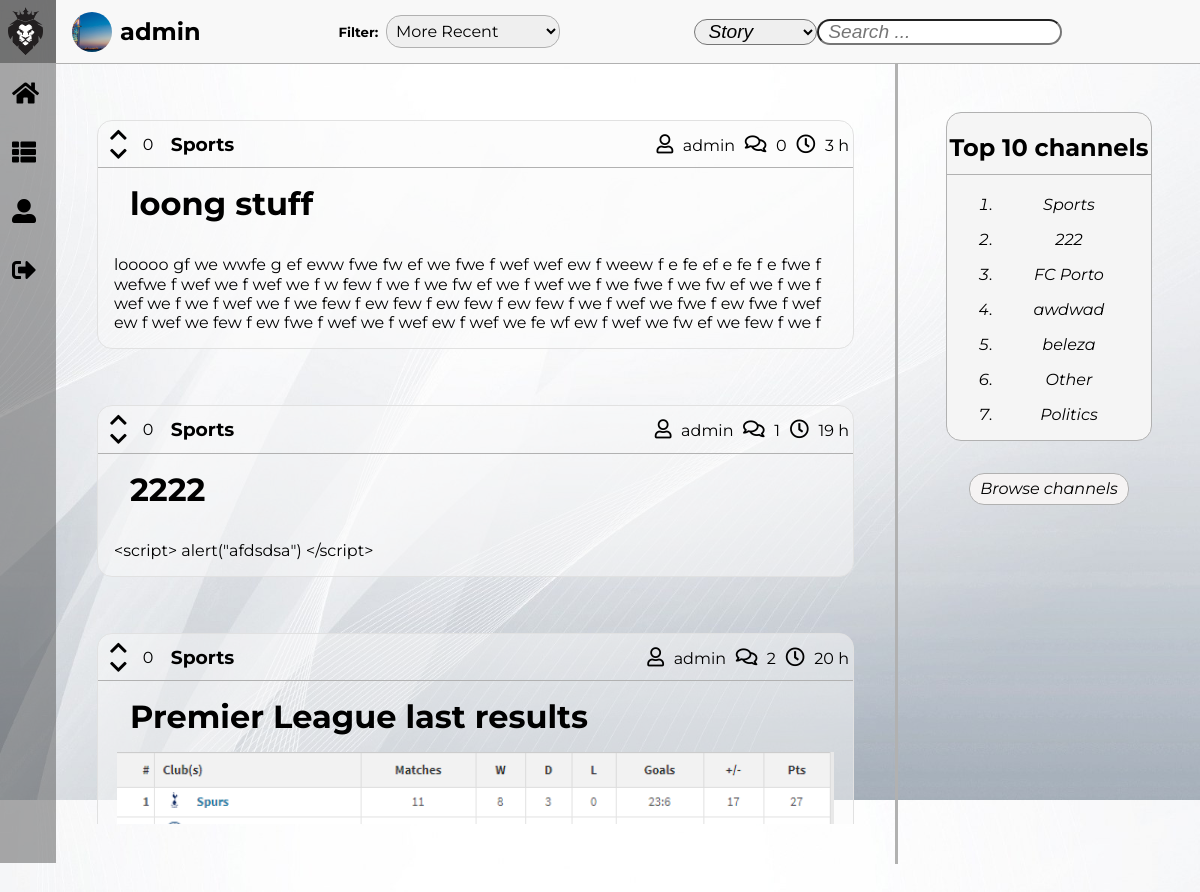
The app's page /pages/feed.php (signed in) with its own data.
### tables this page shows
CREATE TABLE Story(
    storyID INTEGER NOT NULL PRIMARY KEY,
    storyTitle TEXT NOT NULL,
    storyContent TEXT NOT NULL,
    storyPoints INTEGER,
    storyAuthor TEXT NOT NULL REFERENCES User(username),
    storyComments INTEGER NOT NULL,
    storyTime TEXT NOT NULL,
    channelName TEXT NOT NULL REFERENCES Channel(name)       
);

### pages/feed.php (called while the page is built, shortened)
<?php
    include_once('../includes/functions.php');
    include_once('../templates/tpl_common.php');
    include_once('../templates/tpl_stories.php');
    include_once('../templates/tpl_general_aside.php');
    include_once('../database/db_user.php');
    $username = $_SESSION['username'];
    $filter = isset($_GET['filter']) ? $_GET['filter'] : 2;
    $searchFilter = isset($_GET['searchFilter']) ? $_GET['searchFilter'] : 2;
    $stories = isset($_GET['search']) ? get_search_stories($filter, $searchFilter, $_GET['search']) : get_user_channel_stories($username, $filter);
    $storiesVotes = []; $votedStories = [];
    foreach($stories as $story) {
      $votes = get_story_votes($story['storyID']);
      $storiesVotes[$story['storyID']] = $votes == null ? 0 : $votes;
      $votedStories[$story['storyID']] = get_user_story_vote($username, $story['storyID']);
    }
    draw_stories(htmlentities_all($stories), htmlentities_all($storiesVotes), htmlentities_all($votedStories));
?>

### includes/functions.php (called while the page is built, shortened)
<?php function orderBy($value) {
    switch($value) {
    default:
        return 'storyID DESC';
    break;
    }
}
function data_converter($storyTime) {
    $newStoryTime = new DateTime(date('Y-m-d H:i:s'));
    $oldStoryTime = new DateTime($storyTime);
    $interval = date_diff($newStoryTime, $oldStoryTime);
    if($interval->format('%y') !== '0')
        return $interval->format('%y Y');
    else if($interval->format('%m') !== '0')
        return $interval->format('%m M');
    else if($interval->format('%d') !== '0')
        return $interval->format('%d d');
    else if($interval->format('%h') !== '0')
        return $interval->format('%h h');
    else if($interval->format('%i') !== '0')
        return $interval->format('%i m');
    else
        return $interval->format('%s s');
}
?>
<?php function get_image($default, $directory, $folder, $element) {
    $image = $default;
    $extensions = ['jpg', 'png', 'gif'];
    for($index = 0; $index < count($extensions); $index++) {
        if(file_exists($directory . $element . '.' . $extensions[$index])) {
            $image = $folder . $element . '.' . $extensions[$index];
            break;
        }
    }
    return $image;
} ?>

### database/db_user.php (called while the page is built, shortened)
<?php
    include_once('../includes/functions.php');
    function get_user_channel_stories($username, $filter) {
      $db = Database::instance()->db();
      $stmt = $db->prepare('SELECT * FROM Story WHERE Story.channelName IN (
                            SELECT channelName FROM Subscription WHERE username = ?) ORDER BY ' . orderBy($filter));
      $stmt->execute(array($username));
      return $stmt->fetchAll();
    }
?>

### templates/tpl_stories.php (the view, shortened to what this page needs)
<?php function draw_stories($stories, $storiesVotes, $votedStories) { ?>
    <div id="masterStories">
        <form method="get" action="../pages/story.php">
            <section id="stories">  <?php
                foreach($stories as $story) { ?>
                    <article id="<?= $story['storyID'] ?>" class="storyArticle">
                        <header id="storyHeader">
                            <div id="story_<?= $story['storyID'] ?>_votes" >
                                <div>
                                    <?php
                                        if($votedStories[$story['storyID']] == 1) { ?>
                                            <div class="votes">
                                                <div>
                                                    <i id="voteUp" class="fas fa-chevron-up"></i>
                                                    <i class="fas fa-chevron-down"></i>
                                                </div>
                                                <span class="storyVotes"><?= $storiesVotes[$story['storyID']] ?></span>
                                            </div>
                                        <?php }
                                        else if($votedStories[$story['storyID']] == -1) { ?>
                                            <div class="votes">
                                                <div>
                                                    <i class="fas fa-chevron-up"></i>
                                                    <i id="voteDown" class="fas fa-chevron-down"></i>
                                                </div>
                                                <span class="storyVotes"><?= $storiesVotes[$story['storyID']] ?></span>
                                            </div>
                                        <?php }
                                        else { ?>
                                            <div class="votes">
                                                <div>
                                                    <i class="fas fa-chevron-up"></i>
                                                    <i class="fas fa-chevron-down"></i>
                                                </div>
                                                <span class="storyVotes"><?= $storiesVotes[$story['storyID']] ?></span>
                                            </div>
                                        <?php }
                                    ?>
                                    <a href="../pages/channel.php?channelName=<?= $story['channelName'] ?>"><h3><?= $story['channelName'] ?></h3></a>
                                </div>
                                <div>
                                    <a class="author" href="../pages/profile.php?username=<?= $story['storyAuthor'] ?>"><i class="far fa-user"></i><?= $story['storyAuthor'] ?></a>
                                    <a class="comments" href="../pages/story.php?storyID=<?= $story['storyID'] ?>"><i class="far fa-comments"></i><?= $story['storyComments'] ?></a>
                                    <span class="date"><i class="far fa-clock"></i><?= data_converter($story['storyTime']) ?></span>
                                </div>
                            </div>
                            <div>
                                <h1><?= $story['storyTitle'] ?></h1>
                                <?php
                                    $image = get_image('', '../resources/images/stories/', 'stories/', sha1($story['storyID']));
                                    if($image !== '') {
                                        ?> <img src="../resources/images/<?= $image ?>" alt="Story Image">
                                    <?php }
                                ?>
                            </div>
                        </header>
                        <div id="storySinopse">
                            <p><?= $story['storyContent'] ?></p>
                        </div>
                    </article>
                <?php } ?>
            </section>
        </form>
    </div>
<?php } ?>

### css/stories.css (style rules this page uses)
:root { --background-color: rgb(231, 231, 231); --background-story-color: rgba(255, 255, 255, 0.5); --hover-font-color: rgb(3, 173, 192); --story-title-font: 'Montserrat', sans-serif; --story-header-font: 'Montserrat', sans-serif; --story-text-font: 'Montserrat', sans-serif; --story-hover: rgb(248, 248, 248); --border-color: rgb(54, 54, 54); }
#masterStories { grid-area: content; width: 100%; height: 100%; overflow: hidden; }
#stories { margin: 0%; width: 100%; max-height: 95%; overflow-y: auto; padding-right: 20px; }
#stories > article { margin: 3.5em auto; width: 90%; height: auto; border-radius: 15px; border: solid rgb(225, 225, 225) 1px; background-color: rgba(250, 250, 250, 0.5); transition: 0.25s; }
#storyHeader div { display: flex; justify-content: space-between; }
#storyHeader > div:first-child h3 { margin: 0em; }
#storyHeader > div:first-child > * { margin: 0.25em; font-family: var(--story-header-font); }
#storyHeader > div:first-child > * > * > * { padding: 0em 0.5em; }
#storyHeader > div:first-child { border-bottom: solid var(--border-color) 1px; }
#storyHeader > div:last-child { padding: 0em; justify-content: flex-start; flex-direction: column; display: flex; }
#storyHeader i { padding-top: 0.25em; font-size: 1.2em; }
#storyHeader a , span { margin: auto 0em; }
a { color: black; }
.storyVotes { padding: 0em; }
#storyHeader div:first-child div:first-child div:first-child > div { flex-direction: column; display: flex; }
#storyHeader div:first-child div:first-child div:first-child > div i { padding: 0em; }
#storyHeader div:last-child img { margin: auto; width: 95%; }
#storyHeader div:last-child h1 { margin: 0em; padding: 0.5em 0em 0.5em 1em; width: auto; height: auto; font-family: var(--story-title-font); font-size: 2em; }
#storySinopse { margin: 0em; padding: 1em 1em 1em 1em; max-height: 5em; max-width: 100%; overflow: hidden; font-family: var(--story-text-font); }
#storySinopse > p { overflow: hidden; line-height: 1.2em; max-height: 4.8em; padding-right: 1em; margin: 0em; text-align: justify; }
#storySinopse > p:before { right: 0; bottom: 0; position: absolute; }
#storySinopse > p:after { right: 0; width: 1em; height: 1em; margin-top: 0.2em; position: absolute; content: ''; }

### css/general_aside.css (style rules this page uses)
:root { --background-color: rgb(231, 231, 231); --background-story-color: whitesmoke; --story-text-font: 'Montserrat', sans-serif; --aside-img-font-size: 15em; --aside-username-font: 'Exo', sans-serif; --aside-username-font-size: 2em; --aside-text-font: 'Montserrat', sans-serif; --aside-button-font-size: 1em; --aside-button-background-color: rgb(245, 243, 243); --aside-button-background-color-hover: rgb(3, 173, 192); --success-fg-color: rgb(86, 155, 13); --error-fg-color: rgb(218, 2, 13); --border-color: rgb(177, 177, 177); }

### css/common.css (style rules this page uses)
:root { --background-color: rgb(231, 231, 231); --background-header-color: rgba(70, 70, 70, 0.75); --background-menu-color: rgba(87, 87, 87, .5); --background-toolBar-color: rgb(248, 248, 248); --site-name-color: white; --site-name-font: 'Exo', sans-serif; --menu-color: white; --menu-icons-color: black; --menu-font: 'Montserrat', sans-serif; --toolBar-font: 'Montserrat', sans-serif; --toolBar-info-font-size: 1.5em; --toolBar-filter-font-size: 1em; --text-color: black; --hover-color: rgb(3, 173, 192); --border-color: rgb(177, 177, 177); --messages-font: 'Montserrat', sans-serif; --success-fg-color: rgb(86, 155, 13); --error-fg-color: rgb(218, 2, 13); }
body { margin: 0em; display: grid; height: 100%; overflow: hidden; grid-template-columns: auto 5.5fr 2fr; grid-template-rows: 4em 100%; grid-template-areas: "header toolBar toolBar" "menu content aside"; background-image: url("../resources/images/default/background.jpg"); background-size: 100% 100%; }
a { text-decoration: none; }

### records on screen
story: storyID "0", channelName "Sports", storyAuthor "admin", storyComments "0", storyTime "3 h", storyTitle "loong stuff", storyContent "looooo gf we wwfe g ef eww fwe fw ef we fwe f wef wef ew f weew f e fe ef e fe f e fwe f wefwe f wef we f wef we f w few f we f we fw ef we f wef we f we fwe f we fw ef we f we f wef we f we f wef we f we few f ew few f ew few f ew few f we f wef we fwe f ew fwe f wef ew f wef we few f ew fwe f wef we f wef ew f wef we fe wf ew f wef we fw ef we few f we f…"
story: storyID "0", channelName "Sports", storyAuthor "admin", storyComments "1", storyTime "19 h", storyTitle "2222", storyContent "<script> alert(\"afdsdsa\") </script>"
story: storyID "0", channelName "Sports", storyAuthor "admin", storyComments "2", storyTime "20 h", storyTitle "Premier League last results"

### other values on screen
$username "admin"
$channel['channelName'] "Sports"
$channel['channelName'] "222"
$channel['channelName'] "FC Porto"
$channel['channelName'] "awdwad"
$channel['channelName'] "beleza"
$channel['channelName'] "Other"
$channel['channelName'] "Politics"
